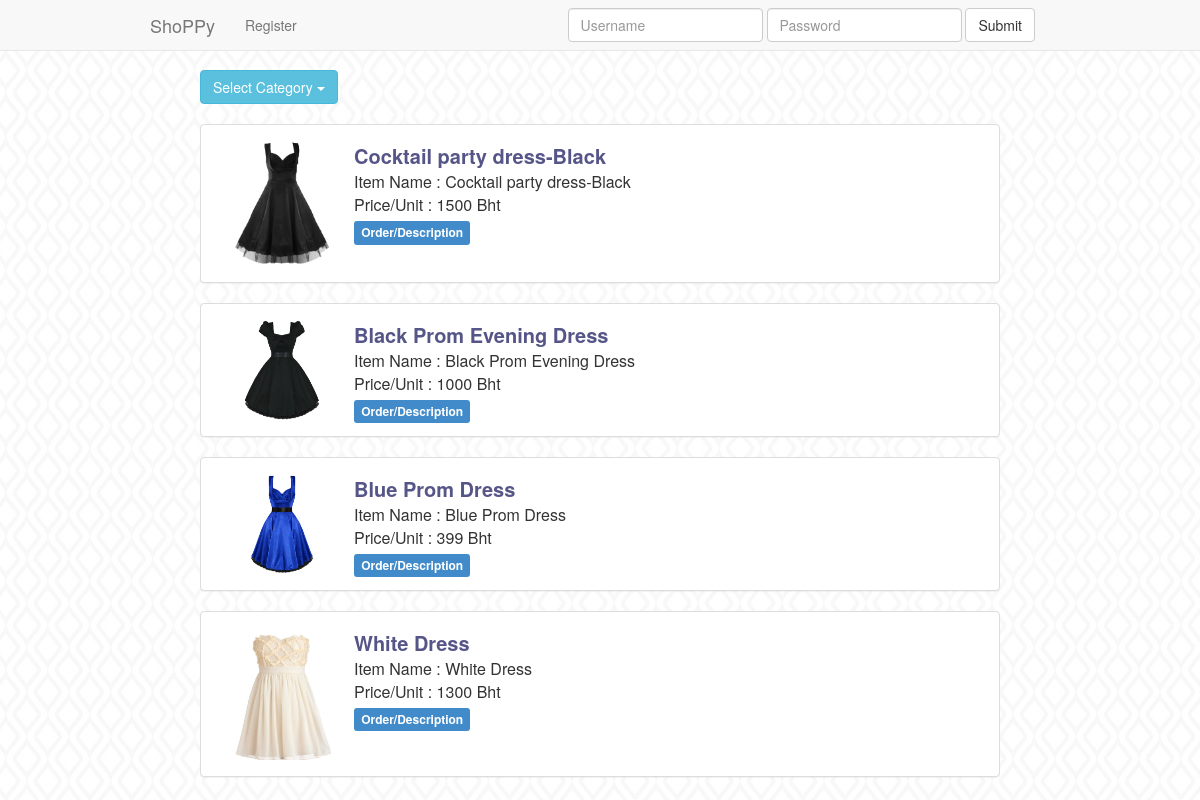
The page /cat.php?cat=2 on the database its author committed.
### tables this page shows
CREATE TABLE `Items` (
  `item_id` int(11) NOT NULL AUTO_INCREMENT COMMENT 'Primary Key of Items',
  `user_id` int(11) NOT NULL COMMENT 'The seller who owned this item',
  `item_name` varchar(255) NOT NULL COMMENT 'Item''s Name',
  `description` varchar(255) NOT NULL COMMENT 'Item''s Description',
  `amount` int(11) NOT NULL COMMENT 'Number of Amount Available',
  `price_per_unit` int(11) NOT NULL COMMENT 'Price/Unit',
  `category` varchar(255) NOT NULL COMMENT 'Item''s Category',
  `img_src` varchar(255) NOT NULL COMMENT 'Name of this item''s image',
  PRIMARY KEY (`item_id`)
);

### classes/User.php (called while the page is built, shortened)
<?php
class User{
	static function getSameUser(){
		if( ! isset($_COOKIE['username']) ){
				return false;
		}
		$db = new DB();
		$username = $_COOKIE['username'];
		if( !($user = $db->query("select * from Users where username='$username'")) ){
			return false;
		}
		$user = $user[0];
		return $user;
	}
	static function getUserType(){
		$user = User::getSameUser();
		if( !$user ) return UNKNOWN;
		return UNKNOWN;
	}
}
?>

### includes/init.php (called while the page is built, shortened)
<?php
function resolvePath($path){
	return '/Applications/MAMP/htdocs/NEWSLINE/'.$path;
}
function resolveURL($path){
	return '/NEWSLINE/'.$path;
}
require_once(resolvePath('classes/Config.php'));
require_once(resolvePath('classes/DB.php'));
require_once(resolvePath('classes/User.php'));
?>

### classes/Config.php (called while the page is built)
<?php
class Config
{
	private static $config = array(
		'mysql' => array(
			'host'=>'127.0.0.1',
			'username'=>'root',
			'password'=>'root',
			'db'=>'DB_CP',
			'encode' => 'UTF8'
		)
	);
	public static function get($path=null)
	{
		$ans = Config::$config;
		if($path)
		{
			$path= explode('/',$path);
			foreach($path as  $bit)
			{
				if(isset($ans[$bit]))
				{
					$ans=$ans[$bit];
				}
			}
		}
		return $ans;
	}
}
?>

### classes/DB.php (called while the page is built, shortened)
<?php
class DB{
	private $mysqli;
	function __construct(){
		$username = Config::get('mysql/username');
		$password = Config::get('mysql/password');
		$host = Config::get('mysql/host');
		$db = Config::get('mysql/db');
		$this->mysqli = new mysqli($host,$username,$password,$db);
	}
	function query($text){
		$result = $this->mysqli->query($text);
		$all = array();
		while( $tmp = $result->fetch_assoc() ){
			$all[] = $tmp;
		}
		return $all;
	}
}
?>

### cat.php (the view, shortened to what this page needs)
<?php
require_once('includes/init.php');
require_once(resolvePath("includes/header.php"));
?>
<html>
<body>
	<div class="btn-group col-md-offset-2">
  			<button type="button" class="btn btn-info dropdown-toggle" data-toggle="dropdown">
    		Select Category
    		<span class="caret"></span>
  			</button>
	</div>
	<br></br>
<?php
$cat = $_GET['cat'];
$db = new DB();
$result = $db->query("select item_id,item_name,amount,description,price_per_unit,img_src from Items where category = $cat");
	foreach ($result as $i => $arr) {
		$id = $arr["item_id"];
		$name = $arr["item_name"];
		$img = $arr["img_src"];
		$ppu = $arr["price_per_unit"];
?>
		<div class="panel panel-default col-md-8 col-md-offset-2" >
			<div class="panel-body">
				<table>
				<tr>
				<td style="vertical-align:middle">
					<img style="width:100px;height:auto" src="<?php echo resolveURL("uploads/$img"); ?>"></img>
				</td>
				<td style="vertical-align:top">
					<div style="margin-left:20px">
						<a href="show.php?id=<?php echo $id; ?>"><span style="color:#555588;font-size:20px"><b><?php echo $name;?></b></span></a><br>
						<span >Item Name : <?php echo $name;?></span><br>
						<span>Price/Unit : <?php echo $ppu;?> Bht</span><br>
						<div style="height:10px"></div>
						<a href="show.php?id=<?php echo $id; ?>"><span class="label label-primary">Order/Description</span></a>
					</div>
				</td>
				</tr>
				</table>
			</div>
		</div>
<?php
	}
?>
</body>
</html>

### includes/header.php (shortened to what this page needs)
<?php
$usertype = User::getUserType();
if( $usertype == CLIENT ) require_once(resolvePath("includes/client_header.php"));
else if( $usertype == SELLER ) require_once(resolvePath("includes/seller_header.php"));
else require_once(resolvePath("includes/unknown_header.php"));
?>

### includes/unknown_header.php (shortened to what this page needs)
<html>
<head>
<link rel="stylesheet" href="<?php echo resolveURL("css/bootstrap.min.css");?>">
<link href="<?php echo resolveURL("css/non-responsive.css");?>" rel="stylesheet">
</head>
<body>
<div class="navbar navbar-default navbar-fixed-top">
	<div style="margin-left:150px;margin-right:150px">
		<nav role="navigation">
			<div class="navbar-header">
				<a class="navbar-brand" href=".">ShoPPy</a>
			</div>
			<div class="collapse navbar-collapse" id="bs-example-navbar-collapse-1">
				<ul class="nav navbar-nav">
					<li id="menu_register_client"><a href="<?php echo resolveURL("regis_client.php");?>">Register</a></li>
				</ul>
				<ul class="nav navbar-nav navbar-right">
					<li>
						<form method="post" class="navbar-form navbar-right" action="<?php echo resolveURL("login.php");?>">
							<div class="form-group">
								<input type="text" class="form-control" name="db_cp_username" placeholder="Username">
							</div>
							<div class="form-group">
								<input type="password" class="form-control" name="db_cp_password" placeholder="Password">
							</div>
							<button type="submit" class="btn btn-default">Submit</button>
						</form>
					</li>
				</ul>
			</div>
		</nav>
	</div>
</div>
<div style="height:60px">
</div>
</body>
</html>

### css/non-responsive.css (style rules this page uses)
body { padding-top: 10px; padding-bottom: 10px; min-width: 970px; }
.navbar-header { float: left; }
.navbar-collapse { display: block !important; height: auto !important; padding-bottom: 0; overflow: visible !important; }
.navbar-collapse { border-top: 0; }
.navbar-brand { margin-left: -15px; }
.navbar-nav { float: left; margin: 0; }
.navbar-nav > li { float: left; }
.navbar-nav > li > a { padding: 15px; }
.navbar-nav.navbar-right { float: right; }

### includes/header.php (style rules this page uses)
body { background-image: url("images/background.jpg"); overflow-y:scroll; }

### rows shown on the page
items: img_src (picture), item_name "Cocktail party dress-Black", price_per_unit "1500"
items: img_src (picture), item_name "Black Prom Evening Dress", price_per_unit "1000"
items: img_src (picture), item_name "Blue Prom Dress", price_per_unit "399"
items: img_src (picture), item_name "White Dress", price_per_unit "1300"
